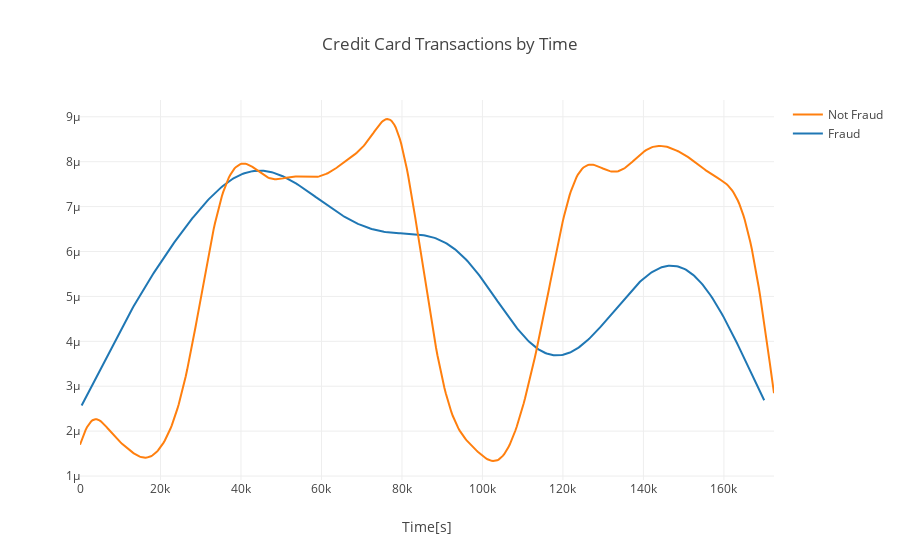

Write notebook code for a chart like this one.
### Markdown cell above
### Transactions in time

### Code cell
fraud = df[df['Class']==1]['Time']
non_fraud = df[df['Class']==0]['Time']

hist_df = [fraud, non_fraud]
group_labels = ['Fraud', 'Not Fraud']

fig = ff.create_distplot(hist_df, group_labels, show_hist=False, show_rug=False)
fig['layout'].update(title='Credit Card Transactions by Time', xaxis=dict(title='Time[s]'))
iplot(fig, filename='dist_only')

### Figure 1 — Plotly figure (JSON) as saved in the notebook; plotly's stock layout.template omitted (floating-point values rounded to 4 significant figures; data arrays with more than 128 entries replaced by an {"elided": "..."} marker saying what was removed)
{"data": [{"legendgroup": "Fraud", "marker": {"color": "rgb(31, 119, 180)"}, "mode": "lines", "name": "Fraud", "showlegend": true, "type": "scatter", "uid": "eb663206-57de-4d64-8008-a9031d5fc243", "x": {"elided": "500 float values"}, "xaxis": "x", "y": {"elided": "500 float values"}, "yaxis": "y"}, {"legendgroup": "Not Fraud", "marker": {"color": "rgb(255, 127, 14)"}, "mode": "lines", "name": "Not Fraud", "showlegend": true, "type": "scatter", "uid": "6e2776b2-1b6b-49c3-a4ea-cecd1c726767", "x": {"elided": "500 float values"}, "xaxis": "x", "y": {"elided": "500 float values"}, "yaxis": "y"}], "layout": {"barmode": "overlay", "hovermode": "closest", "legend": {"traceorder": "reversed"}, "title": {"text": "Credit Card Transactions by Time"}, "xaxis": {"anchor": "y2", "domain": [0, 1], "title": {"text": "Time[s]"}, "zeroline": false}, "yaxis": {"anchor": "free", "domain": [0, 1], "position": 0}}}
